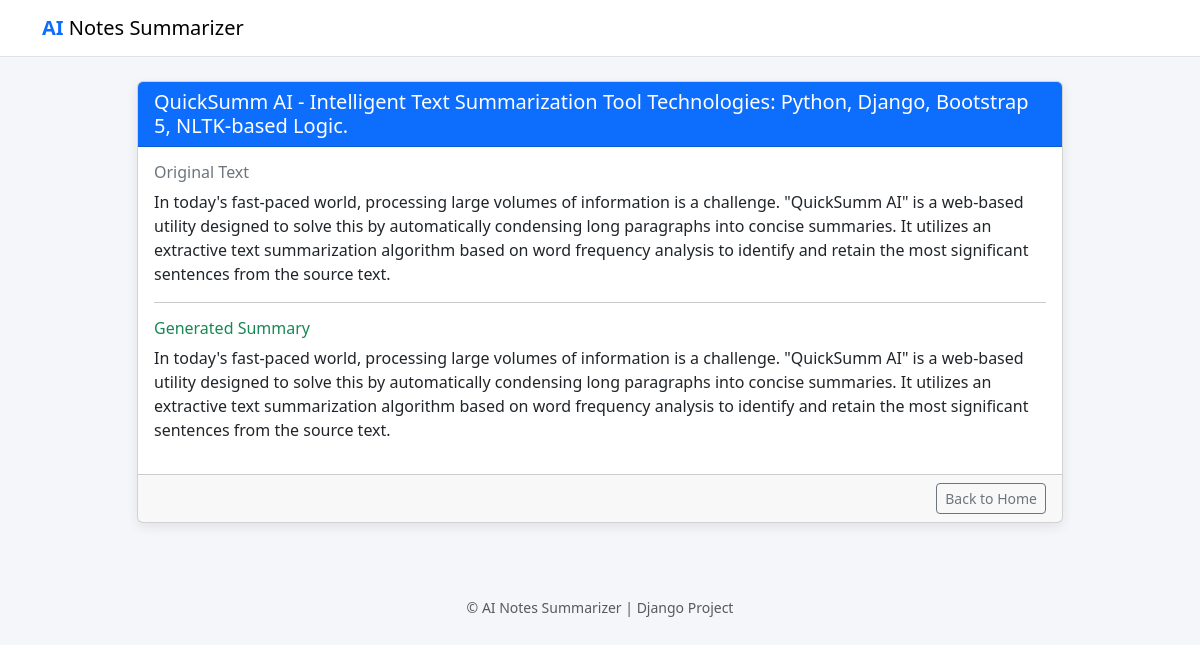
Page /note/2/ on the committed database.
### summarizer/models.py (models this page shows, shortened)
class Note(models.Model):
    title = models.CharField(max_length=200)
    original_text = models.TextField()
    summary_text = models.TextField()
    created_at = models.DateTimeField(auto_now_add=True)
    class Meta:
        ordering = ['-created_at']

### summarizer/views.py (the view)
# urls.py: path('note/<int:pk>/', views.note_detail, name='note_detail'),
def note_detail(request, pk):
    note = get_object_or_404(Note, pk=pk)
    return render(request, 'summarizer/detail.html', {'note': note})

### summarizer/templates/summarizer/detail.html (shortened to what this page needs)
{% extends 'summarizer/base.html' %}
{% block content %}
<div class="row justify-content-center">
    <div class="col-lg-10">
        <div class="card card-shadow mb-4">
            <div class="card-header bg-primary text-white">
                <h5 class="mb-0">{{ note.title }}</h5>
            </div>
            <div class="card-body">
                <h6 class="text-secondary">Original Text</h6>
                <p style="white-space: pre-wrap;">{{ note.original_text }}</p>
                <hr>
                <h6 class="text-success">Generated Summary</h6>
                <p style="white-space: pre-wrap;">{{ note.summary_text }}</p>
            </div>
            <div class="card-footer text-end">
                <a href="{% url 'home' %}" class="btn btn-outline-secondary btn-sm">
                    Back to Home
                </a>
            </div>
        </div>
    </div>
</div>
{% endblock %}

### summarizer/templates/summarizer/base.html (style rules this page uses)
body { background: #f4f6f9; }
.card-shadow { box-shadow: 0 4px 12px rgba(0,0,0,0.08); }

### rows in the picture
Note: title "QuickSumm AI - Intelligent Text Summarization Tool Technologies: Python, Django, Bootstrap 5, NLTK-based Logic.", original_text "In today's fast-paced world, processing large volumes of information is a challenge. \"QuickSumm AI\" is a web-based utility designed to solve this by automatically condensing long paragraphs into concise summaries. It utilizes an extractive text summarization algorithm based on word frequency analysis to identify and retain the most significant sentences from the source text.", summary_text "In today's fast-paced world, processing large volumes of information is a challenge. \"QuickSumm AI\" is a web-based utility designed to solve this by automatically condensing long paragraphs into concise summaries. It utilizes an extractive text summarization algorithm based on word frequency analysis to identify and retain the most significant sentences from the source text."
